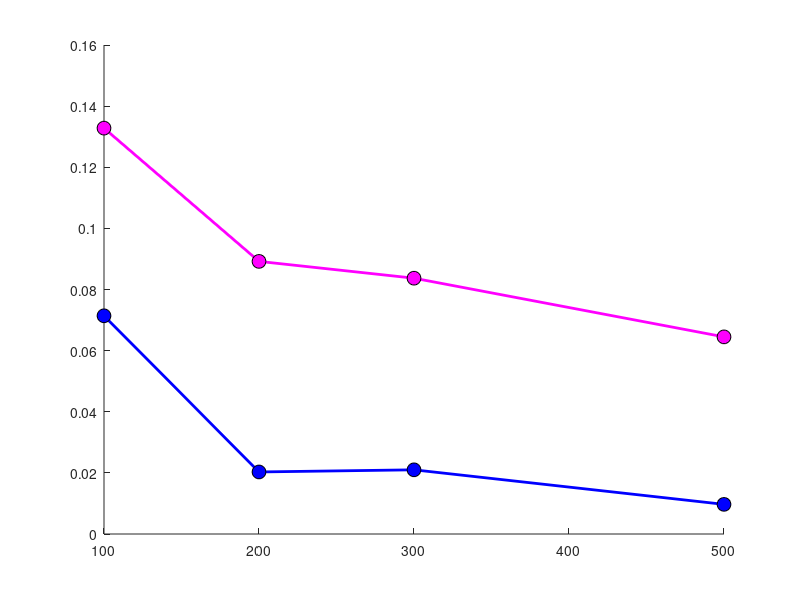

The MATLAB source for this figure:
% NRMSE (paper)
data=[100	0.1328	0.0714
200	0.0892	0.0203
300	0.0837	0.0210
500	0.0645	0.0097];

figure, hold on
plot(data(:,1),data(:,2),'m','LineWidth',2)
plot(data(:,1),data(:,3),'b','LineWidth',2)

scatter(data(:,1), data(:,2),100,'filled',...
            'MarkerEdgeColor','k',...
            'MarkerFaceColor','m')
    
scatter(data(:,1), data(:,3),100,'filled',...
            'MarkerEdgeColor','k',...
            'MarkerFaceColor','b')




